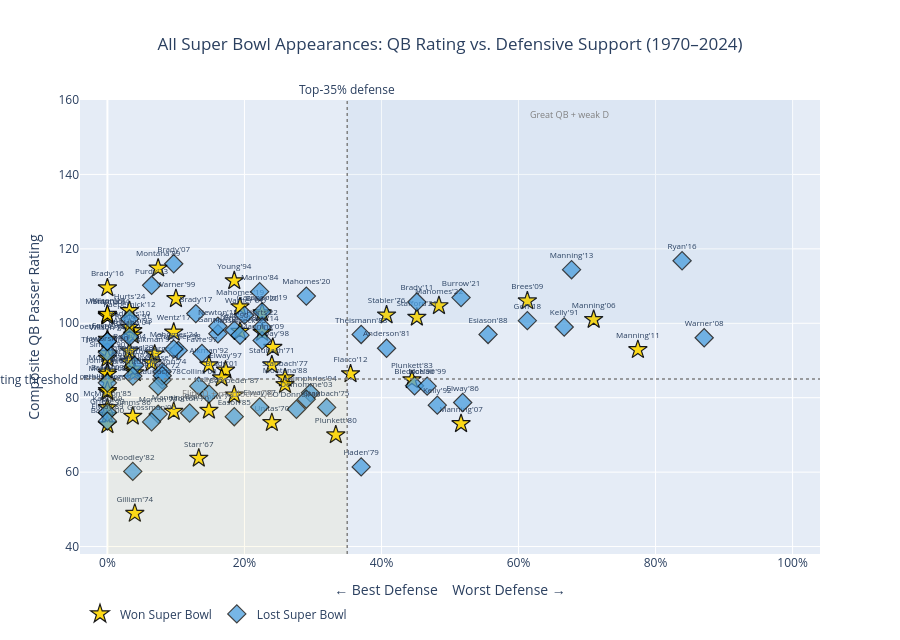

The code cell stored with this chart in its notebook:
### Markdown cell above
---
# Chart 2 — All Super Bowl Appearances

Every team that appeared in a Super Bowl (1970–2024) is plotted here. The primary regular-season QB (most starts) for that team is labeled.
- **Gold star** = Won the Super Bowl
- **Blue diamond** = Lost the Super Bowl
- X-axis = how good was the defense (left = elite, right = weak)
- Y-axis = composite QB passer rating

**Bottom-left quadrant** = great defense + mediocre QB → still won. **Top-right** = elite QB with poor defense.

### Code cell
sb_all = joined[
    joined['sb_result'].isin(['Won Super Bowl', 'Lost Super Bowl']) &
    joined['def_pts_norm'].notna() &
    joined['composite_rating'].notna()
].copy()

sb_all['label'] = sb_all['primary_qb'].str.split().str[-1] + "'" + sb_all['year'].astype(str).str[-2:]
sb_all['hover_sb'] = (
    '<b>' + sb_all['primary_qb'] + '</b> — ' + sb_all['year'].astype(str) +
    '<br>Team: ' + sb_all['team_name'] +
    '<br>QB Rating: ' + sb_all['composite_rating'].round(1).astype(str) +
    '<br>Def Pts Rank: ' + sb_all['def_pts_rank'].astype('Int64').astype(str) +
    ' / ' + sb_all['number_teams'].astype('Int64').astype(str) +
    '  (norm: ' + sb_all['def_pts_norm'].round(2).astype(str) + ')' +
    '<br>Record: ' + sb_all['wins'].astype(int).astype(str) +
    '-' + sb_all['losses'].astype(int).astype(str) +
    '<br>' + sb_all['sb_result']
)

fig_sb = go.Figure()

for outcome, sym, color, opacity in [
    ('Won Super Bowl',  'star',    '#FFD700', 0.9),
    ('Lost Super Bowl', 'diamond', '#4a9ede', 0.75),
]:
    s = sb_all[sb_all['sb_result'] == outcome]
    fig_sb.add_trace(go.Scatter(
        x=s['def_pts_norm'],
        y=s['composite_rating'],
        mode='markers+text',
        marker=dict(symbol=sym, size=14, color=color, opacity=opacity,
                    line=dict(width=1.2, color='black')),
        text=s['label'],
        textposition='top center',
        textfont=dict(size=8),
        name=outcome,
        hovertext=s['hover_sb'],
        hoverinfo='text',
    ))

# Quadrant shading
for x0, x1, y0, y1, fc, text in [
    (0,    0.35, 0,  85,  'rgba(255,200,0,0.06)',  'Elite D + mediocre QB'),
    (0.35, 1.0,  100, 160, 'rgba(70,130,180,0.06)', 'Great QB + weak D'),
]:
    fig_sb.add_shape(type='rect', x0=x0, x1=x1, y0=y0, y1=y1,
                     fillcolor=fc, line_width=0)
    fig_sb.add_annotation(x=(x0+x1)/2, y=y1-4, text=text,
                           showarrow=False, font=dict(size=9, color='gray'))

# Reference lines
fig_sb.add_hline(y=85, line_dash='dot', line_color='gray', line_width=1.5,
                 annotation_text='85 rating threshold', annotation_position='left')
fig_sb.add_vline(x=0.35, line_dash='dot', line_color='gray', line_width=1.5,
                 annotation_text='Top-35% defense', annotation_position='top')

fig_sb.update_layout(
    title=dict(text='All Super Bowl Appearances: QB Rating vs. Defensive Support (1970–2024)', x=0.5),
    xaxis=dict(title='← Best Defense    Worst Defense →', tickformat='.0%', range=[-0.04, 1.04]),
    yaxis=dict(title='Composite QB Passer Rating', range=[38, 160]),
    height=640,
    hovermode='closest',
    legend=dict(orientation='h', y=-0.1),
)
fig_sb.show()

print(f'SB appearances plotted: {len(sb_all)} ({sb_all.sb_result.value_counts().to_dict()})')

### Figure 1 — Plotly figure (JSON) as saved in the notebook; plotly's stock layout.template omitted (floating-point values rounded to 4 significant figures)
{"data": [{"hoverinfo": "text", "hovertext": ["<b>Bart Starr</b> — 1966<br>Team: Green Bay Packers<br>QB Rating: 102.1<br>Def Pts Rank: 1 / 15  (norm: 0.0)<br>Record: 12-2<br>Won Super Bowl", "<b>Bart Starr</b> — 1967<br>Team: Green Bay Packers<br>QB Rating: 63.7<br>Def Pts Rank: 3 / 16  (norm: 0.13)<br>Record: 9-4<br>Won Super Bowl", "<b>Johnny Unitas</b> — 1970<br>Team: Baltimore Colts<br>QB Rating: 73.3<br>Def Pts Rank: 7 / 26  (norm: 0.24)<br>Record: 11-2<br>Won Super Bowl", "<b>Roger Staubach</b> — 1971<br>Team: Dallas Cowboys<br>QB Rating: 88.8<br>Def Pts Rank: 7 / 26  (norm: 0.24)<br>Record: 11-3<br>Won Super Bowl", "<b>Earl Morrall</b> — 1972<br>Team: Miami Dolphins<br>QB Rating: 86.9<br>Def Pts Rank: 1 / 26  (norm: 0.0)<br>Record: 14-0<br>Won Super Bowl", "<b>Bob Griese</b> — 1973<br>Team: Miami Dolphins<br>QB Rating: 75.2<br>Def Pts Rank: 1 / 26  (norm: 0.0)<br>Record: 12-2<br>Won Super Bowl", "<b>Joe Gilliam</b> — 1974<br>Team: Pittsburgh Steelers<br>QB Rating: 48.9<br>Def Pts Rank: 2 / 26  (norm: 0.04)<br>Record: 10-3<br>Won Super Bowl", "<b>Terry Bradshaw</b> — 1975<br>Team: Pittsburgh Steelers<br>QB Rating: 86.7<br>Def Pts Rank: 2 / 26  (norm: 0.04)<br>Record: 12-2<br>Won Super Bowl", "<b>Ken Stabler</b> — 1976<br>Team: Oakland Raiders<br>QB Rating: 102.2<br>Def Pts Rank: 12 / 28  (norm: 0.41)<br>Record: 13-1<br>Won Super Bowl", "<b>Roger Staubach</b> — 1977<br>Team: Dallas Cowboys<br>QB Rating: 85.3<br>Def Pts Rank: 8 / 28  (norm: 0.26)<br>Record: 12-2<br>Won Super Bowl", "<b>Terry Bradshaw</b> — 1978<br>Team: Pittsburgh Steelers<br>QB Rating: 81.5<br>Def Pts Rank: 1 / 28  (norm: 0.0)<br>Record: 14-2<br>Won Super Bowl", "<b>Terry Bradshaw</b> — 1979<br>Team: Pittsburgh Steelers<br>QB Rating: 76.6<br>Def Pts Rank: 5 / 28  (norm: 0.15)<br>Record: 12-4<br>Won Super Bowl", "<b>Jim Plunkett</b> — 1980<br>Team: Oakland Raiders<br>QB Rating: 70.0<br>Def Pts Rank: 10 / 28  (norm: 0.33)<br>Record: 11-5<br>Won Super Bowl", "<b>Joe Montana</b> — 1981<br>Team: San Francisco 49ers<br>QB Rating: 87.7<br>Def Pts Rank: 2 / 28  (norm: 0.04)<br>Record: 13-3<br>Won Super Bowl", "<b>Joe Theismann</b> — 1982<br>Team: Washington Redskins<br>QB Rating: 91.8<br>Def Pts Rank: 1 / 28  (norm: 0.0)<br>Record: 8-1<br>Won Super Bowl", "<b>Jim Plunkett</b> — 1983<br>Team: Los Angeles Raiders<br>QB Rating: 84.8<br>Def Pts Rank: 13 / 28  (norm: 0.44)<br>Record: 12-4<br>Won Super Bowl", "<b>Joe Montana</b> — 1984<br>Team: San Francisco 49ers<br>QB Rating: 101.9<br>Def Pts Rank: 1 / 28  (norm: 0.0)<br>Record: 15-1<br>Won Super Bowl", "<b>Jim McMahon</b> — 1985<br>Team: Chicago Bears<br>QB Rating: 77.3<br>Def Pts Rank: 1 / 28  (norm: 0.0)<br>Record: 15-1<br>Won Super Bowl", "<b>Phil Simms</b> — 1986<br>Team: New York Giants<br>QB Rating: 75.0<br>Def Pts Rank: 2 / 28  (norm: 0.04)<br>Record: 14-2<br>Won Super Bowl", "<b>Jay Schroeder</b> — 1987<br>Team: Washington Redskins<br>QB Rating: 80.7<br>Def Pts Rank: 6 / 28  (norm: 0.19)<br>Record: 11-4<br>Won Super Bowl", "<b>Joe Montana</b> — 1988<br>Team: San Francisco 49ers<br>QB Rating: 83.5<br>Def Pts Rank: 8 / 28  (norm: 0.26)<br>Record: 10-6<br>Won Super Bowl", "<b>Joe Montana</b> — 1989<br>Team: San Francisco 49ers<br>QB Rating: 114.8<br>Def Pts Rank: 3 / 28  (norm: 0.07)<br>Record: 14-2<br>Won Super Bowl", "<b>Phil Simms</b> — 1990<br>Team: New York Giants<br>QB Rating: 90.6<br>Def Pts Rank: 1 / 28  (norm: 0.0)<br>Record: 13-3<br>Won Super Bowl", "<b>Mark Rypien</b> — 1991<br>Team: Washington Redskins<br>QB Rating: 98.0<br>Def Pts Rank: 2 / 28  (norm: 0.04)<br>Record: 14-2<br>Won Super Bowl", "<b>Troy Aikman</b> — 1992<br>Team: Dallas Cowboys<br>QB Rating: 88.8<br>Def Pts Rank: 5 / 28  (norm: 0.15)<br>Record: 13-3<br>Won Super Bowl", "<b>Troy Aikman</b> — 1993<br>Team: Dallas Cowboys<br>QB Rating: 96.8<br>Def Pts Rank: 2 / 28  (norm: 0.04)<br>Record: 12-4<br>Won Super Bowl", "<b>Steve Young</b> — 1994<br>Team: San Francisco 49ers<br>QB Rating: 111.4<br>Def Pts Rank: 6 / 28  (norm: 0.19)<br>Record: 13-3<br>Won Super Bowl", "<b>Troy Aikman</b> — 1995<br>Team: Dallas Cowboys<br>QB Rating: 91.7<br>Def Pts Rank: 3 / 30  (norm: 0.07)<br>Record: 12-4<br>Won Super Bowl", "<b>Brett Favre</b> — 1996<br>Team: Green Bay Packers<br>QB Rating: 95.7<br>Def Pts Rank: 1 / 30  (norm: 0.0)<br>Record: 13-3<br>Won Super Bowl", "<b>John Elway</b> — 1997<br>Team: Denver Broncos<br>QB Rating: 87.4<br>Def Pts Rank: 6 / 30  (norm: 0.17)<br>Record: 12-4<br>Won Super Bowl", "<b>John Elway</b> — 1998<br>Team: Denver Broncos<br>QB Rating: 93.5<br>Def Pts Rank: 8 / 30  (norm: 0.24)<br>Record: 14-2<br>Won Super Bowl", "<b>Kurt Warner</b> — 1999<br>Team: St. Louis Rams<br>QB Rating: 106.6<br>Def Pts Rank: 4 / 31  (norm: 0.1)<br>Record: 13-3<br>Won Super Bowl", "<b>Tony Banks</b> — 2000<br>Team: Baltimore Ravens<br>QB Rating: 72.7<br>Def Pts Rank: 1 / 31  (norm: 0.0)<br>Record: 12-4<br>Won Super Bowl", "<b>Tom Brady</b> — 2001<br>Team: New England Patriots<br>QB Rating: 85.3<br>Def Pts Rank: 6 / 31  (norm: 0.17)<br>Record: 11-5<br>Won Super Bowl", "<b>Brad Johnson</b> — 2002<br>Team: Tampa Bay Buccaneers<br>QB Rating: 86.3<br>Def Pts Rank: 1 / 32  (norm: 0.0)<br>Record: 12-4<br>Won Super Bowl", "<b>Tom Brady</b> — 2003<br>Team: New England Patriots<br>QB Rating: 84.3<br>Def Pts Rank: 1 / 32  (norm: 0.0)<br>Record: 14-2<br>Won Super Bowl", "<b>Tom Brady</b> — 2004<br>Team: New England Patriots<br>QB Rating: 92.5<br>Def Pts Rank: 2 / 32  (norm: 0.03)<br>Record: 14-2<br>Won Super Bowl", "<b>Ben Roethlisberger</b> — 2005<br>Team: Pittsburgh Steelers<br>QB Rating: 89.4<br>Def Pts Rank: 3 / 32  (norm: 0.06)<br>Record: 11-5<br>Won Super Bowl", "<b>Peyton Manning</b> — 2006<br>Team: Indianapolis Colts<br>QB Rating: 101.0<br>Def Pts Rank: 23 / 32  (norm: 0.71)<br>Record: 12-4<br>Won Super Bowl", "<b>Eli Manning</b> — 2007<br>Team: New York Giants<br>QB Rating: 73.0<br>Def Pts Rank: 17 / 32  (norm: 0.52)<br>Record: 10-6<br>Won Super Bowl", "<b>Ben Roethlisberger</b> — 2008<br>Team: Pittsburgh Steelers<br>QB Rating: 81.9<br>Def Pts Rank: 1 / 32  (norm: 0.0)<br>Record: 12-4<br>Won Super Bowl", "<b>Drew Brees</b> — 2009<br>Team: New Orleans Saints<br>QB Rating: 106.0<br>Def Pts Rank: 20 / 32  (norm: 0.61)<br>Record: 13-3<br>Won Super Bowl", "<b>Aaron Rodgers</b> — 2010<br>Team: Green Bay Packers<br>QB Rating: 98.9<br>Def Pts Rank: 2 / 32  (norm: 0.03)<br>Record: 10-6<br>Won Super Bowl", "<b>Eli Manning</b> — 2011<br>Team: New York Giants<br>QB Rating: 92.9<br>Def Pts Rank: 25 / 32  (norm: 0.77)<br>Record: 9-7<br>Won Super Bowl", "<b>Joe Flacco</b> — 2012<br>Team: Baltimore Ravens<br>QB Rating: 86.4<br>Def Pts Rank: 12 / 32  (norm: 0.35)<br>Record: 10-6<br>Won Super Bowl", "<b>Russell Wilson</b> — 2013<br>Team: Seattle Seahawks<br>QB Rating: 102.4<br>Def Pts Rank: 1 / 32  (norm: 0.0)<br>Record: 13-3<br>Won Super Bowl", "<b>Tom Brady</b> — 2014<br>Team: New England Patriots<br>QB Rating: 97.5<br>Def Pts Rank: 8 / 32  (norm: 0.23)<br>Record: 12-4<br>Won Super Bowl", "<b>Peyton Manning</b> — 2015<br>Team: Denver Broncos<br>QB Rating: 76.3<br>Def Pts Rank: 4 / 32  (norm: 0.1)<br>Record: 12-4<br>Won Super Bowl", "<b>Tom Brady</b> — 2016<br>Team: New England Patriots<br>QB Rating: 109.5<br>Def Pts Rank: 1 / 32  (norm: 0.0)<br>Record: 14-2<br>Won Super Bowl", "<b>Carson Wentz</b> — 2017<br>Team: Philadelphia Eagles<br>QB Rating: 97.6<br>Def Pts Rank: 4 / 32  (norm: 0.1)<br>Record: 13-3<br>Won Super Bowl", "<b>Tom Brady</b> — 2018<br>Team: New England Patriots<br>QB Rating: 97.8<br>Def Pts Rank: 7 / 32  (norm: 0.19)<br>Record: 11-5<br>Won Super Bowl", "<b>Patrick Mahomes</b> — 2019<br>Team: Kansas City Chiefs<br>QB Rating: 104.4<br>Def Pts Rank: 7 / 32  (norm: 0.19)<br>Record: 12-4<br>Won Super Bowl", "<b>Tom Brady</b> — 2020<br>Team: Tampa Bay Buccaneers<br>QB Rating: 102.8<br>Def Pts Rank: 8 / 32  (norm: 0.23)<br>Record: 11-5<br>Won Super Bowl", "<b>Matthew Stafford</b> — 2021<br>Team: Los Angeles Rams<br>QB Rating: 101.6<br>Def Pts Rank: 15 / 32  (norm: 0.45)<br>Record: 12-5<br>Won Super Bowl", "<b>Patrick Mahomes</b> — 2022<br>Team: Kansas City Chiefs<br>QB Rating: 104.7<br>Def Pts Rank: 16 / 32  (norm: 0.48)<br>Record: 14-3<br>Won Super Bowl", "<b>Patrick Mahomes</b> — 2023<br>Team: Kansas City Chiefs<br>QB Rating: 89.6<br>Def Pts Rank: 2 / 32  (norm: 0.03)<br>Record: 11-6<br>Won Super Bowl", "<b>Jalen Hurts</b> — 2024<br>Team: Philadelphia Eagles<br>QB Rating: 103.4<br>Def Pts Rank: 2 / 32  (norm: 0.03)<br>Record: 14-3<br>Won Super Bowl"], "marker": {"color": "#FFD700", "line": {"color": "black", "width": 1.2}, "opacity": 0.9, "size": 14, "symbol": "star"}, "mode": "markers+text", "name": "Won Super Bowl", "text": ["Starr'66", "Starr'67", "Unitas'70", "Staubach'71", "Morrall'72", "Griese'73", "Gilliam'74", "Bradshaw'75", "Stabler'76", "Staubach'77", "Bradshaw'78", "Bradshaw'79", "Plunkett'80", "Montana'81", "Theismann'82", "Plunkett'83", "Montana'84", "McMahon'85", "Simms'86", "Schroeder'87", "Montana'88", "Montana'89", "Simms'90", "Rypien'91", "Aikman'92", "Aikman'93", "Young'94", "Aikman'95", "Favre'96", "Elway'97", "Elway'98", "Warner'99", "Banks'00", "Brady'01", "Johnson'02", "Brady'03", "Brady'04", "Roethlisberger'05", "Manning'06", "Manning'07", "Roethlisberger'08", "Brees'09", "Rodgers'10", "Manning'11", "Flacco'12", "Wilson'13", "Brady'14", "Manning'15", "Brady'16", "Wentz'17", "Brady'18", "Mahomes'19", "Brady'20", "Stafford'21", "Mahomes'22", "Mahomes'23", "Hurts'24"], "textfont": {"size": 8}, "textposition": "top center", "type": "scatter", "x": [0.0, 0.1333, 0.24, 0.24, 0.0, 0.0, 0.04, 0.04, 0.4074, 0.2593, 0.0, 0.1481, 0.3333, 0.03704, 0.0, 0.4444, 0.0, 0.0, 0.03704, 0.1852, 0.2593, 0.07407, 0.0, 0.03704, 0.1481, 0.03704, 0.1852, 0.06897, 0.0, 0.1724, 0.2414, 0.1, 0.0, 0.1667, 0.0, 0.0, 0.03226, 0.06452, 0.7097, 0.5161, 0.0, 0.6129, 0.03226, 0.7742, 0.3548, 0.0, 0.2258, 0.09677, 0.0, 0.09677, 0.1935, 0.1935, 0.2258, 0.4516, 0.4839, 0.03226, 0.03226], "y": [102.1, 63.7, 73.3, 88.8, 86.9, 75.2, 48.9, 86.7, 102.2, 85.3, 81.5, 76.6, 70.0, 87.7, 91.8, 84.8, 101.9, 77.3, 75.0, 80.7, 83.5, 114.8, 90.6, 98.0, 88.8, 96.8, 111.4, 91.7, 95.7, 87.4, 93.5, 106.6, 72.7, 85.3, 86.3, 84.3, 92.5, 89.4, 101.0, 73.0, 81.9, 106.0, 98.9, 92.9, 86.4, 102.4, 97.5, 76.3, 109.5, 97.6, 97.8, 104.4, 102.8, 101.6, 104.7, 89.6, 103.4]}, {"hoverinfo": "text", "hovertext": ["<b>Earl Morrall</b> — 1968<br>Team: Baltimore Colts<br>QB Rating: 84.0<br>Def Pts Rank: 1 / 16  (norm: 0.0)<br>Record: 13-1<br>Lost Super Bowl", "<b>Joe Kapp</b> — 1969<br>Team: Minnesota Vikings<br>QB Rating: 76.0<br>Def Pts Rank: 1 / 16  (norm: 0.0)<br>Record: 12-2<br>Lost Super Bowl", "<b>Craig Morton</b> — 1970<br>Team: Dallas Cowboys<br>QB Rating: 75.9<br>Def Pts Rank: 4 / 26  (norm: 0.12)<br>Record: 10-4<br>Lost Super Bowl", "<b>Bob Griese</b> — 1971<br>Team: Miami Dolphins<br>QB Rating: 87.0<br>Def Pts Rank: 3 / 26  (norm: 0.08)<br>Record: 10-3<br>Lost Super Bowl", "<b>Billy Kilmer</b> — 1972<br>Team: Washington Redskins<br>QB Rating: 84.8<br>Def Pts Rank: 3 / 26  (norm: 0.08)<br>Record: 11-3<br>Lost Super Bowl", "<b>Fran Tarkenton</b> — 1973<br>Team: Minnesota Vikings<br>QB Rating: 88.7<br>Def Pts Rank: 2 / 26  (norm: 0.04)<br>Record: 12-2<br>Lost Super Bowl", "<b>Fran Tarkenton</b> — 1974<br>Team: Minnesota Vikings<br>QB Rating: 85.9<br>Def Pts Rank: 3 / 26  (norm: 0.08)<br>Record: 10-4<br>Lost Super Bowl", "<b>Roger Staubach</b> — 1975<br>Team: Dallas Cowboys<br>QB Rating: 77.4<br>Def Pts Rank: 9 / 26  (norm: 0.32)<br>Record: 10-4<br>Lost Super Bowl", "<b>Fran Tarkenton</b> — 1976<br>Team: Minnesota Vikings<br>QB Rating: 85.8<br>Def Pts Rank: 2 / 28  (norm: 0.04)<br>Record: 11-2<br>Lost Super Bowl", "<b>Craig Morton</b> — 1977<br>Team: Denver Broncos<br>QB Rating: 75.6<br>Def Pts Rank: 3 / 28  (norm: 0.07)<br>Record: 12-2<br>Lost Super Bowl", "<b>Roger Staubach</b> — 1978<br>Team: Dallas Cowboys<br>QB Rating: 83.1<br>Def Pts Rank: 3 / 28  (norm: 0.07)<br>Record: 12-4<br>Lost Super Bowl", "<b>Pat Haden</b> — 1979<br>Team: Los Angeles Rams<br>QB Rating: 61.4<br>Def Pts Rank: 11 / 28  (norm: 0.37)<br>Record: 9-7<br>Lost Super Bowl", "<b>Ron Jaworski</b> — 1980<br>Team: Philadelphia Eagles<br>QB Rating: 92.2<br>Def Pts Rank: 1 / 28  (norm: 0.0)<br>Record: 12-4<br>Lost Super Bowl", "<b>Ken Anderson</b> — 1981<br>Team: Cincinnati Bengals<br>QB Rating: 93.3<br>Def Pts Rank: 12 / 28  (norm: 0.41)<br>Record: 12-4<br>Lost Super Bowl", "<b>David Woodley</b> — 1982<br>Team: Miami Dolphins<br>QB Rating: 60.2<br>Def Pts Rank: 2 / 28  (norm: 0.04)<br>Record: 7-2<br>Lost Super Bowl", "<b>Joe Theismann</b> — 1983<br>Team: Washington Redskins<br>QB Rating: 97.0<br>Def Pts Rank: 11 / 28  (norm: 0.37)<br>Record: 14-2<br>Lost Super Bowl", "<b>Dan Marino</b> — 1984<br>Team: Miami Dolphins<br>QB Rating: 108.5<br>Def Pts Rank: 7 / 28  (norm: 0.22)<br>Record: 14-2<br>Lost Super Bowl", "<b>Tony Eason</b> — 1985<br>Team: New England Patriots<br>QB Rating: 74.9<br>Def Pts Rank: 6 / 28  (norm: 0.19)<br>Record: 11-5<br>Lost Super Bowl", "<b>John Elway</b> — 1986<br>Team: Denver Broncos<br>QB Rating: 78.7<br>Def Pts Rank: 15 / 28  (norm: 0.52)<br>Record: 11-5<br>Lost Super Bowl", "<b>John Elway</b> — 1987<br>Team: Denver Broncos<br>QB Rating: 77.5<br>Def Pts Rank: 7 / 28  (norm: 0.22)<br>Record: 10-4<br>Lost Super Bowl", "<b>Boomer Esiason</b> — 1988<br>Team: Cincinnati Bengals<br>QB Rating: 97.0<br>Def Pts Rank: 16 / 28  (norm: 0.56)<br>Record: 12-4<br>Lost Super Bowl", "<b>John Elway</b> — 1989<br>Team: Denver Broncos<br>QB Rating: 73.7<br>Def Pts Rank: 1 / 28  (norm: 0.0)<br>Record: 11-5<br>Lost Super Bowl", "<b>Jim Kelly</b> — 1990<br>Team: Buffalo Bills<br>QB Rating: 98.2<br>Def Pts Rank: 6 / 28  (norm: 0.19)<br>Record: 13-3<br>Lost Super Bowl", "<b>Jim Kelly</b> — 1991<br>Team: Buffalo Bills<br>QB Rating: 99.0<br>Def Pts Rank: 19 / 28  (norm: 0.67)<br>Record: 13-3<br>Lost Super Bowl", "<b>Jim Kelly</b> — 1992<br>Team: Buffalo Bills<br>QB Rating: 78.0<br>Def Pts Rank: 14 / 28  (norm: 0.48)<br>Record: 11-5<br>Lost Super Bowl", "<b>Jim Kelly</b> — 1993<br>Team: Buffalo Bills<br>QB Rating: 81.0<br>Def Pts Rank: 5 / 28  (norm: 0.15)<br>Record: 12-4<br>Lost Super Bowl", "<b>Stan Humphries</b> — 1994<br>Team: San Diego Chargers<br>QB Rating: 81.3<br>Def Pts Rank: 9 / 28  (norm: 0.3)<br>Record: 11-5<br>Lost Super Bowl", "<b>Neil O'Donnell</b> — 1995<br>Team: Pittsburgh Steelers<br>QB Rating: 76.9<br>Def Pts Rank: 9 / 30  (norm: 0.28)<br>Record: 11-5<br>Lost Super Bowl", "<b>Drew Bledsoe</b> — 1996<br>Team: New England Patriots<br>QB Rating: 83.2<br>Def Pts Rank: 14 / 30  (norm: 0.45)<br>Record: 11-5<br>Lost Super Bowl", "<b>Brett Favre</b> — 1997<br>Team: Green Bay Packers<br>QB Rating: 91.9<br>Def Pts Rank: 5 / 30  (norm: 0.14)<br>Record: 13-3<br>Lost Super Bowl", "<b>Chris Chandler</b> — 1998<br>Team: Atlanta Falcons<br>QB Rating: 92.7<br>Def Pts Rank: 4 / 30  (norm: 0.1)<br>Record: 14-2<br>Lost Super Bowl", "<b>Steve McNair</b> — 1999<br>Team: Tennessee Titans<br>QB Rating: 83.1<br>Def Pts Rank: 15 / 31  (norm: 0.47)<br>Record: 13-3<br>Lost Super Bowl", "<b>Kerry Collins</b> — 2000<br>Team: New York Giants<br>QB Rating: 83.1<br>Def Pts Rank: 5 / 31  (norm: 0.13)<br>Record: 12-4<br>Lost Super Bowl", "<b>Kurt Warner</b> — 2001<br>Team: St. Louis Rams<br>QB Rating: 102.2<br>Def Pts Rank: 7 / 31  (norm: 0.2)<br>Record: 14-2<br>Lost Super Bowl", "<b>Rich Gannon</b> — 2002<br>Team: Oakland Raiders<br>QB Rating: 97.2<br>Def Pts Rank: 6 / 32  (norm: 0.16)<br>Record: 11-5<br>Lost Super Bowl", "<b>Jake Delhomme</b> — 2003<br>Team: Carolina Panthers<br>QB Rating: 79.6<br>Def Pts Rank: 10 / 32  (norm: 0.29)<br>Record: 11-5<br>Lost Super Bowl", "<b>Donovan McNabb</b> — 2004<br>Team: Philadelphia Eagles<br>QB Rating: 96.4<br>Def Pts Rank: 2 / 32  (norm: 0.03)<br>Record: 13-3<br>Lost Super Bowl", "<b>Matt Hasselbeck</b> — 2005<br>Team: Seattle Seahawks<br>QB Rating: 96.8<br>Def Pts Rank: 7 / 32  (norm: 0.19)<br>Record: 13-3<br>Lost Super Bowl", "<b>Rex Grossman</b> — 2006<br>Team: Chicago Bears<br>QB Rating: 73.5<br>Def Pts Rank: 3 / 32  (norm: 0.06)<br>Record: 13-3<br>Lost Super Bowl", "<b>Tom Brady</b> — 2007<br>Team: New England Patriots<br>QB Rating: 116.0<br>Def Pts Rank: 4 / 32  (norm: 0.1)<br>Record: 16-0<br>Lost Super Bowl", "<b>Kurt Warner</b> — 2008<br>Team: Arizona Cardinals<br>QB Rating: 96.1<br>Def Pts Rank: 28 / 32  (norm: 0.87)<br>Record: 9-7<br>Lost Super Bowl", "<b>Peyton Manning</b> — 2009<br>Team: Indianapolis Colts<br>QB Rating: 95.4<br>Def Pts Rank: 8 / 32  (norm: 0.23)<br>Record: 14-2<br>Lost Super Bowl", "<b>Ben Roethlisberger</b> — 2010<br>Team: Pittsburgh Steelers<br>QB Rating: 95.2<br>Def Pts Rank: 1 / 32  (norm: 0.0)<br>Record: 12-4<br>Lost Super Bowl", "<b>Tom Brady</b> — 2011<br>Team: New England Patriots<br>QB Rating: 105.7<br>Def Pts Rank: 15 / 32  (norm: 0.45)<br>Record: 13-3<br>Lost Super Bowl", "<b>Colin Kaepernick</b> — 2012<br>Team: San Francisco 49ers<br>QB Rating: 101.2<br>Def Pts Rank: 2 / 32  (norm: 0.03)<br>Record: 11-4<br>Lost Super Bowl", "<b>Peyton Manning</b> — 2013<br>Team: Denver Broncos<br>QB Rating: 114.4<br>Def Pts Rank: 22 / 32  (norm: 0.68)<br>Record: 13-3<br>Lost Super Bowl", "<b>Russell Wilson</b> — 2014<br>Team: Seattle Seahawks<br>QB Rating: 95.1<br>Def Pts Rank: 1 / 32  (norm: 0.0)<br>Record: 12-4<br>Lost Super Bowl", "<b>Cam Newton</b> — 2015<br>Team: Carolina Panthers<br>QB Rating: 99.2<br>Def Pts Rank: 6 / 32  (norm: 0.16)<br>Record: 15-1<br>Lost Super Bowl", "<b>Matt Ryan</b> — 2016<br>Team: Atlanta Falcons<br>QB Rating: 116.8<br>Def Pts Rank: 27 / 32  (norm: 0.84)<br>Record: 11-5<br>Lost Super Bowl", "<b>Tom Brady</b> — 2017<br>Team: New England Patriots<br>QB Rating: 102.6<br>Def Pts Rank: 5 / 32  (norm: 0.13)<br>Record: 13-3<br>Lost Super Bowl", "<b>Jared Goff</b> — 2018<br>Team: Los Angeles Rams<br>QB Rating: 100.7<br>Def Pts Rank: 20 / 32  (norm: 0.61)<br>Record: 13-3<br>Lost Super Bowl", "<b>Jimmy Garoppolo</b> — 2019<br>Team: San Francisco 49ers<br>QB Rating: 103.1<br>Def Pts Rank: 8 / 32  (norm: 0.23)<br>Record: 13-3<br>Lost Super Bowl", "<b>Patrick Mahomes</b> — 2020<br>Team: Kansas City Chiefs<br>QB Rating: 107.3<br>Def Pts Rank: 10 / 32  (norm: 0.29)<br>Record: 14-2<br>Lost Super Bowl", "<b>Joe Burrow</b> — 2021<br>Team: Cincinnati Bengals<br>QB Rating: 106.9<br>Def Pts Rank: 17 / 32  (norm: 0.52)<br>Record: 10-7<br>Lost Super Bowl", "<b>Jalen Hurts</b> — 2022<br>Team: Philadelphia Eagles<br>QB Rating: 99.0<br>Def Pts Rank: 8 / 32  (norm: 0.23)<br>Record: 14-3<br>Lost Super Bowl", "<b>Brock Purdy</b> — 2023<br>Team: San Francisco 49ers<br>QB Rating: 110.2<br>Def Pts Rank: 3 / 32  (norm: 0.06)<br>Record: 12-5<br>Lost Super Bowl", "<b>Patrick Mahomes</b> — 2024<br>Team: Kansas City Chiefs<br>QB Rating: 93.1<br>Def Pts Rank: 4 / 32  (norm: 0.1)<br>Record: 15-2<br>Lost Super Bowl"], "marker": {"color": "#4a9ede", "line": {"color": "black", "width": 1.2}, "opacity": 0.75, "size": 14, "symbol": "diamond"}, "mode": "markers+text", "name": "Lost Super Bowl", "text": ["Morrall'68", "Kapp'69", "Morton'70", "Griese'71", "Kilmer'72", "Tarkenton'73", "Tarkenton'74", "Staubach'75", "Tarkenton'76", "Morton'77", "Staubach'78", "Haden'79", "Jaworski'80", "Anderson'81", "Woodley'82", "Theismann'83", "Marino'84", "Eason'85", "Elway'86", "Elway'87", "Esiason'88", "Elway'89", "Kelly'90", "Kelly'91", "Kelly'92", "Kelly'93", "Humphries'94", "O'Donnell'95", "Bledsoe'96", "Favre'97", "Chandler'98", "McNair'99", "Collins'00", "Warner'01", "Gannon'02", "Delhomme'03", "McNabb'04", "Hasselbeck'05", "Grossman'06", "Brady'07", "Warner'08", "Manning'09", "Roethlisberger'10", "Brady'11", "Kaepernick'12", "Manning'13", "Wilson'14", "Newton'15", "Ryan'16", "Brady'17", "Goff'18", "Garoppolo'19", "Mahomes'20", "Burrow'21", "Hurts'22", "Purdy'23", "Mahomes'24"], "textfont": {"size": 8}, "textposition": "top center", "type": "scatter", "x": [0.0, 0.0, 0.12, 0.08, 0.08, 0.04, 0.08, 0.32, 0.03704, 0.07407, 0.07407, 0.3704, 0.0, 0.4074, 0.03704, 0.3704, 0.2222, 0.1852, 0.5185, 0.2222, 0.5556, 0.0, 0.1852, 0.6667, 0.4815, 0.1481, 0.2963, 0.2759, 0.4483, 0.1379, 0.1034, 0.4667, 0.1333, 0.2, 0.1613, 0.2903, 0.03226, 0.1935, 0.06452, 0.09677, 0.871, 0.2258, 0.0, 0.4516, 0.03226, 0.6774, 0.0, 0.1613, 0.8387, 0.129, 0.6129, 0.2258, 0.2903, 0.5161, 0.2258, 0.06452, 0.09677], "y": [84.0, 76.0, 75.9, 87.0, 84.8, 88.7, 85.9, 77.4, 85.8, 75.6, 83.1, 61.4, 92.2, 93.3, 60.2, 97.0, 108.5, 74.9, 78.7, 77.5, 97.0, 73.7, 98.2, 99.0, 78.0, 81.0, 81.3, 76.9, 83.2, 91.9, 92.7, 83.1, 83.1, 102.2, 97.2, 79.6, 96.4, 96.8, 73.5, 116.0, 96.1, 95.4, 95.2, 105.7, 101.2, 114.4, 95.1, 99.2, 116.8, 102.6, 100.7, 103.1, 107.3, 106.9, 99.0, 110.2, 93.1]}], "layout": {"annotations": [{"font": {"color": "gray", "size": 9}, "showarrow": false, "text": "Elite D + mediocre QB", "x": 0.175, "y": 81}, {"font": {"color": "gray", "size": 9}, "showarrow": false, "text": "Great QB + weak D", "x": 0.675, "y": 156}, {"showarrow": false, "text": "85 rating threshold", "x": 0, "xanchor": "right", "xref": "x domain", "y": 85, "yanchor": "middle", "yref": "y"}, {"showarrow": false, "text": "Top-35% defense", "x": 0.35, "xanchor": "center", "xref": "x", "y": 1, "yanchor": "bottom", "yref": "y domain"}], "height": 640, "hovermode": "closest", "legend": {"orientation": "h", "y": -0.1}, "shapes": [{"fillcolor": "rgba(255,200,0,0.06)", "line": {"width": 0}, "type": "rect", "x0": 0, "x1": 0.35, "y0": 0, "y1": 85}, {"fillcolor": "rgba(70,130,180,0.06)", "line": {"width": 0}, "type": "rect", "x0": 0.35, "x1": 1, "y0": 100, "y1": 160}, {"line": {"color": "gray", "dash": "dot", "width": 1.5}, "type": "line", "x0": 0, "x1": 1, "xref": "x domain", "y0": 85, "y1": 85, "yref": "y"}, {"line": {"color": "gray", "dash": "dot", "width": 1.5}, "type": "line", "x0": 0.35, "x1": 0.35, "xref": "x", "y0": 0, "y1": 1, "yref": "y domain"}], "title": {"text": "All Super Bowl Appearances: QB Rating vs. Defensive Support (1970–2024)", "x": 0.5}, "xaxis": {"range": [-0.04, 1.04], "tickformat": ".0%", "title": {"text": "← Best Defense    Worst Defense →"}}, "yaxis": {"range": [38, 160], "title": {"text": "Composite QB Passer Rating"}}}}
